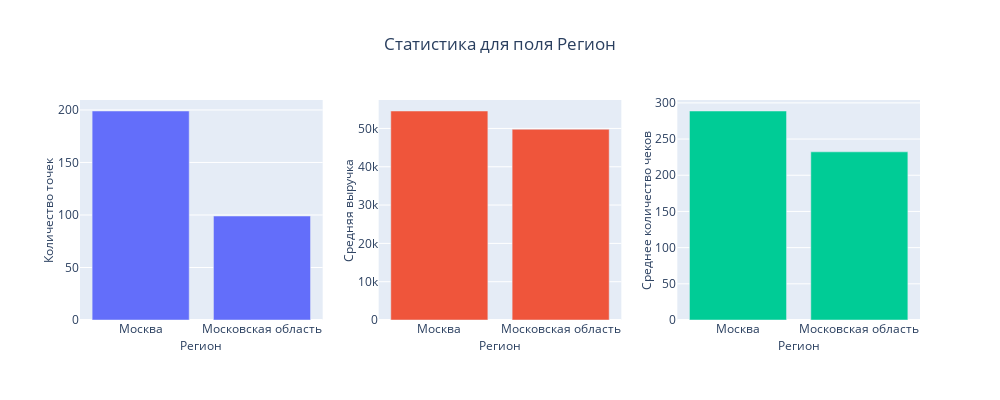

Notebook source saved alongside this figure:
### Code cell
bar_plot(
    column='Регион', 
    rows=1, 
    cols=3, 
    title='Статистика для поля Регион', 
    width=1250,
    height=400
)

### Figure 1 — Plotly figure (JSON) as saved in the notebook; plotly's stock layout.template omitted (floating-point values rounded to 4 significant figures)
{"data": [{"type": "bar", "x": ["Москва", "Московская область"], "xaxis": "x", "y": [199, 99], "yaxis": "y"}, {"type": "bar", "x": ["Москва", "Московская область"], "xaxis": "x2", "y": [54550.0, 49790.0], "yaxis": "y2"}, {"type": "bar", "x": ["Москва", "Московская область"], "xaxis": "x3", "y": [288.8, 232.4], "yaxis": "y3"}], "layout": {"autosize": false, "height": 400, "showlegend": false, "title": {"text": "Статистика для поля Регион", "x": 0.5}, "width": 1000, "xaxis": {"anchor": "y", "domain": [0, 0.2889], "title": {"font": {"size": 12}, "standoff": 1, "text": "Регион"}}, "xaxis2": {"anchor": "y2", "domain": [0.3556, 0.6444], "title": {"font": {"size": 12}, "standoff": 1, "text": "Регион"}}, "xaxis3": {"anchor": "y3", "domain": [0.7111, 1], "title": {"font": {"size": 12}, "standoff": 1, "text": "Регион"}}, "yaxis": {"anchor": "x", "domain": [0, 1], "title": {"font": {"size": 12}, "standoff": 1, "text": "Количество точек"}}, "yaxis2": {"anchor": "x2", "domain": [0, 1], "title": {"font": {"size": 12}, "standoff": 1, "text": "Средняя выручка"}}, "yaxis3": {"anchor": "x3", "domain": [0, 1], "title": {"font": {"size": 12}, "standoff": 1, "text": "Среднее количество чеков"}}}}
